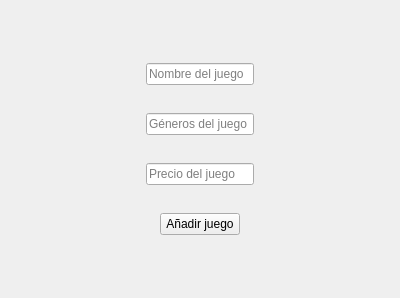
<?xml version="1.0" encoding="UTF-8"?>
<ui version="4.0">
 <class>Form</class>
 <widget class="QWidget" name="Form">
  <property name="geometry">
   <rect>
    <x>0</x>
    <y>0</y>
    <width>400</width>
    <height>298</height>
   </rect>
  </property>
  <property name="windowTitle">
   <string>Creación de juego</string>
  </property>
  <layout class="QVBoxLayout" name="verticalLayout_2">
   <item>
    <layout class="QVBoxLayout" name="verticalLayout">
     <property name="spacing">
      <number>28</number>
     </property>
     <property name="leftMargin">
      <number>0</number>
     </property>
     <property name="rightMargin">
      <number>0</number>
     </property>
     <item>
      <layout class="QHBoxLayout" name="horizontalLayout">
       <item>
        <widget class="QLineEdit" name="inputNombreJuego">
         <property name="sizePolicy">
          <sizepolicy hsizetype="Fixed" vsizetype="Fixed">
           <horstretch>0</horstretch>
           <verstretch>0</verstretch>
          </sizepolicy>
         </property>
         <property name="alignment">
          <set>Qt::AlignLeading|Qt::AlignLeft|Qt::AlignVCenter</set>
         </property>
         <property name="placeholderText">
          <string>Nombre del juego</string>
         </property>
        </widget>
       </item>
      </layout>
     </item>
     <item>
      <layout class="QHBoxLayout" name="horizontalLayout_4">
       <item>
        <widget class="QLineEdit" name="inputGeneros">
         <property name="sizePolicy">
          <sizepolicy hsizetype="Fixed" vsizetype="Fixed">
           <horstretch>0</horstretch>
           <verstretch>0</verstretch>
          </sizepolicy>
         </property>
         <property name="placeholderText">
          <string>Géneros del juego</string>
         </property>
        </widget>
       </item>
      </layout>
     </item>
     <item>
      <layout class="QHBoxLayout" name="horizontalLayout_5">
       <item>
        <widget class="QLineEdit" name="inputPrecio">
         <property name="sizePolicy">
          <sizepolicy hsizetype="Fixed" vsizetype="Fixed">
           <horstretch>0</horstretch>
           <verstretch>0</verstretch>
          </sizepolicy>
         </property>
         <property name="text">
          <string/>
         </property>
         <property name="placeholderText">
          <string>Precio del juego</string>
         </property>
        </widget>
       </item>
      </layout>
     </item>
     <item>
      <layout class="QHBoxLayout" name="horizontalLayout_6">
       <item>
        <widget class="QPushButton" name="btnSubirJuego">
         <property name="sizePolicy">
          <sizepolicy hsizetype="Fixed" vsizetype="Fixed">
           <horstretch>0</horstretch>
           <verstretch>0</verstretch>
          </sizepolicy>
         </property>
         <property name="text">
          <string>Añadir juego</string>
         </property>
        </widget>
       </item>
      </layout>
     </item>
    </layout>
   </item>
  </layout>
 </widget>
 <resources/>
 <connections/>
</ui>
